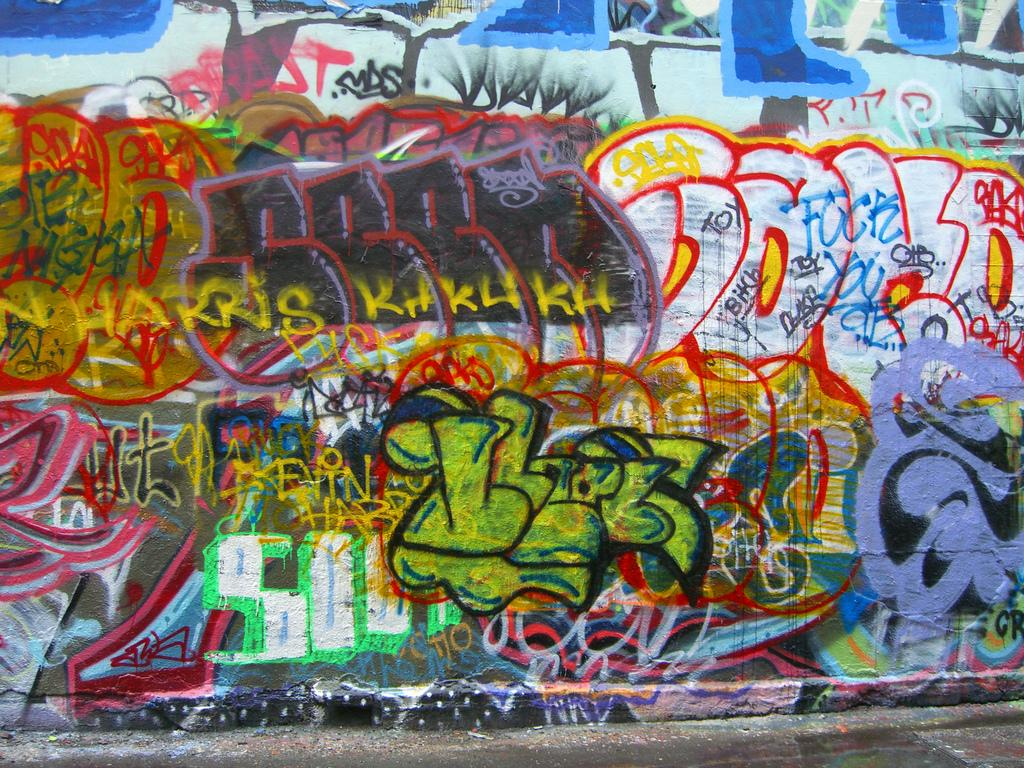
#> input picture 2-CM3203_Source_Code/Dataset/Stimuli/High(i).jpeg, 1024 x 768 px, found by its file name; its folder holds 4 pictures in this run
$ jupyter execute --allow-errors AUC-Judd_EvaluationDeepGazeIIE.ipynb
#> lines starting #> are read from the running program, lines starting #| are printed output that depends on the picture
[cell 1]
#Import libraries
import os
import numpy as np
import matplotlib.pyplot as plt
from PIL import Image
from sklearn.metrics import roc_curve, auc

[cell 2]
#Loading image files to work with from working folder
def load_images(image_folder, img_size=(1024, 1024), convert_gray=False):
#> called with image_folder = 'Stimuli', img_size = (1024, 1024), convert_gray = False
    images, file_names = [], []
    for filename in sorted(os.listdir(image_folder)):
        if filename.endswith(('.jpg', '.png', '.jpeg')):
            img_path = os.path.join(image_folder, filename)
            image = Image.open(img_path)
#> image is the input picture: PIL image 1024x768 RGB; mean R, G, B 127.4, 120.8, 111.1
            if convert_gray:
                image = image.convert("L")  # Convert to grayscale
            image = image.resize(img_size)
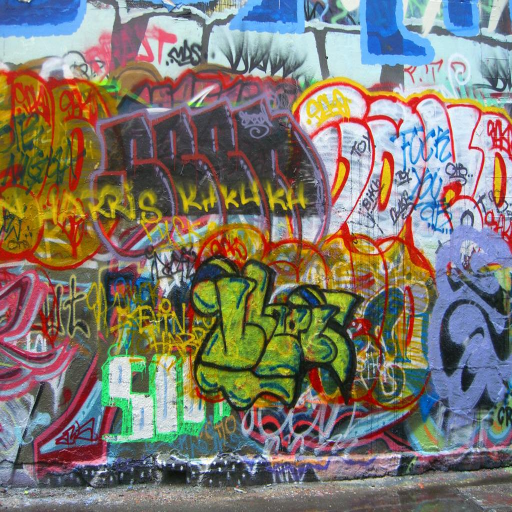
#> image: PIL image 1024x1024 RGB (shown at 1/2 size); mean R, G, B 127.4, 120.8, 111.1
            images.append(np.array(image) / 255.0)  # Normalize
            file_names.append(filename)
#> pass 2 of the loop in load_images, `for filename in sorted(os.listdir(image_folder)):`:
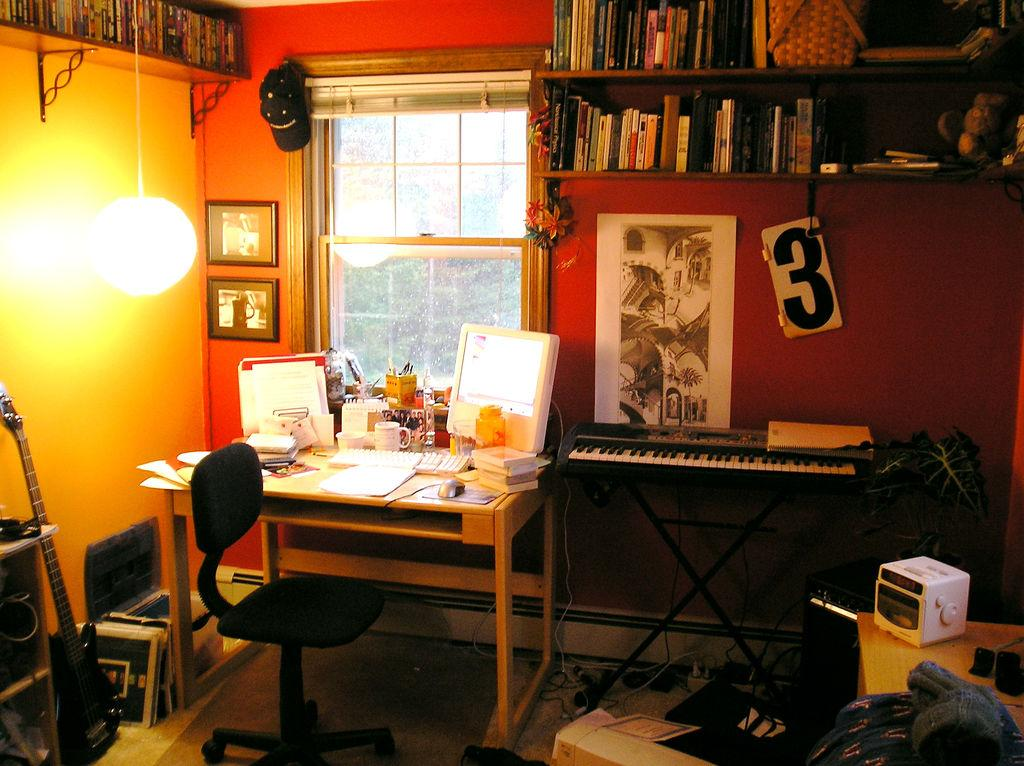
#> input picture 2-CM3203_Source_Code/Dataset/Stimuli/High(ii).jpeg, 1024 x 766 px, found by its file name
#> in load_images, image is the input picture: PIL image 1024x766 RGB; mean R, G, B 121.2, 83.1, 47.5
#> in load_images, `image = image.resize(img_size)`:
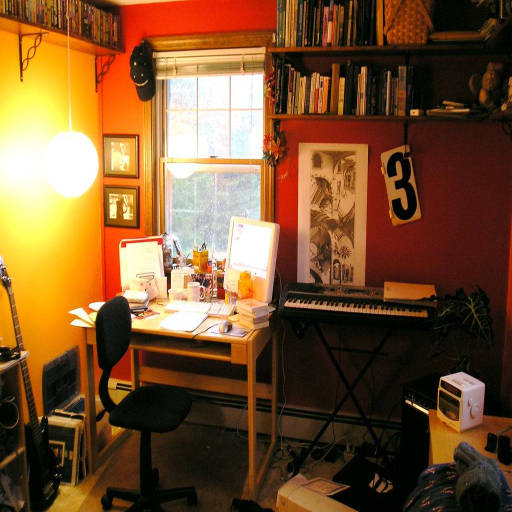
#> image: PIL image 1024x1024 RGB (shown at 1/2 size); mean R, G, B 121.2, 83.1, 47.5
#> pass 3 of the loop in load_images, `for filename in sorted(os.listdir(image_folder)):`:
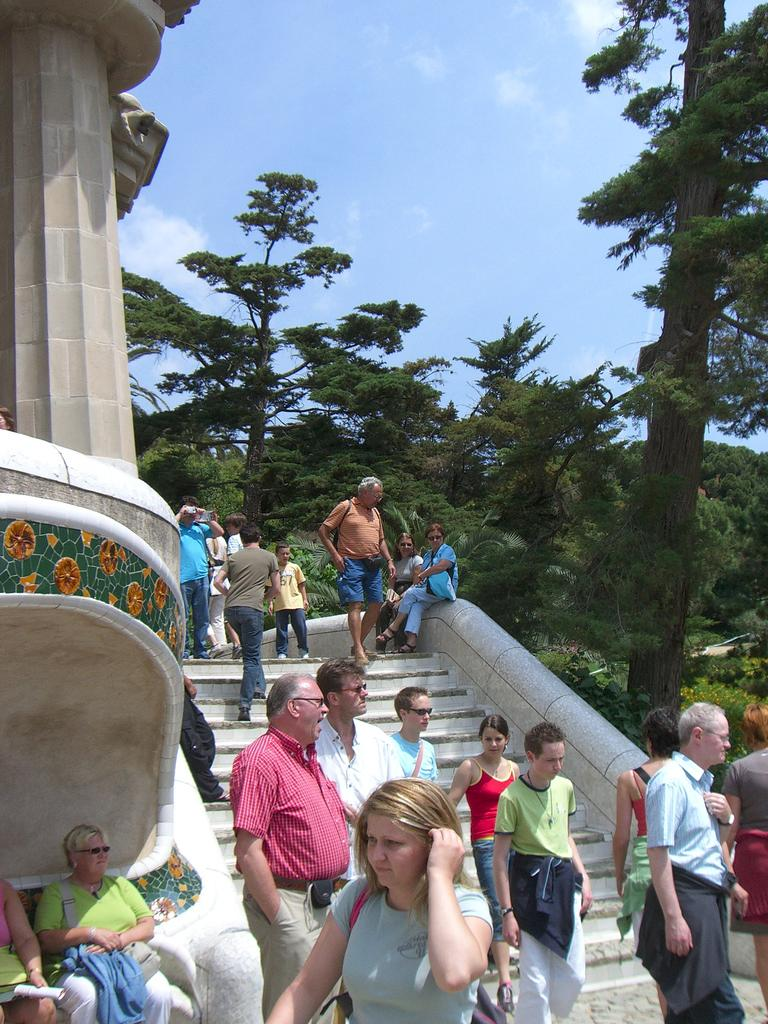
#> input picture 2-CM3203_Source_Code/Dataset/Stimuli/High(iii).jpeg, 768 x 1024 px, found by its file name
#> in load_images, image is the input picture: PIL image 768x1024 RGB; mean R, G, B 120.4, 126.1, 131.4
#> in load_images, `image = image.resize(img_size)`:
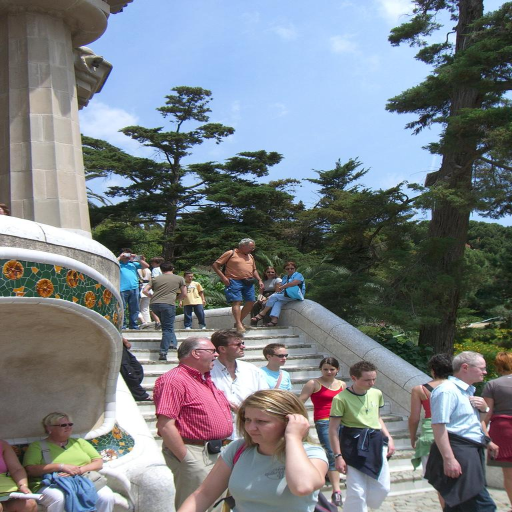
#> image: PIL image 1024x1024 RGB (shown at 1/2 size); mean R, G, B 120.4, 126.1, 131.4
#> the loop made 4 passes; the first 3 are shown
    return images, file_names

[cell 3]
#Defining a function tha calculate AUC metrics using pred saliency maps and ground saliency maps
def compute_auc_metrics(pred_saliency, gt_saliency, all_gt_saliency):
    pred_flat = pred_saliency.flatten()
    gt_flat = (gt_saliency.flatten() > 0).astype(int)
    fpr_j, tpr_j, _ = roc_curve(gt_flat, pred_flat)
    auc_judd = auc(fpr_j, tpr_j)
    num_fix = np.sum(gt_flat)
    rand_fix = np.zeros_like(gt_flat)
    rand_indices = np.random.choice(len(rand_fix), size=int(num_fix), replace=False)
    rand_fix[rand_indices] = 1
    fpr_b, tpr_b, _ = roc_curve(rand_fix, pred_flat)
    auc_borji = auc(fpr_b, tpr_b)

    if len(all_gt_saliency) > 1:
        shuffled_fixations = np.mean([f for f in all_gt_saliency if not np.array_equal(f, gt_saliency)], axis=0)
        shuffled_fixations = (shuffled_fixations > 0).astype(int)
        if np.sum(shuffled_fixations) > 0:
            fpr_s, tpr_s, _ = roc_curve(shuffled_fixations.flatten(), pred_flat)
            auc_shuffled = auc(fpr_s, tpr_s)
        else:
            auc_shuffled, fpr_s, tpr_s = np.nan, None, None
    else:
        auc_shuffled, fpr_s, tpr_s = np.nan, None, None

    return auc_judd, auc_borji, auc_shuffled, (fpr_j, tpr_j, fpr_b, tpr_b, fpr_s, tpr_s)

[cell 4]
#Specification of the ground truth, predicted saliency maps, and stimuli/raw image paths
# Define folder paths
raw_image_folder = "Stimuli"
pred_saliency_folder = "DeepGazeIIE_saliencymaps"
gt_saliency_folder = "GTSaliencymaps"

[cell 5]
# Code to load the images and ensure all file names are consistent from stimuli to predicted saliency maps
raw_images, raw_filenames = load_images(raw_image_folder, convert_gray=False)
#> (the rest of this cell did not finish here and is left out)
